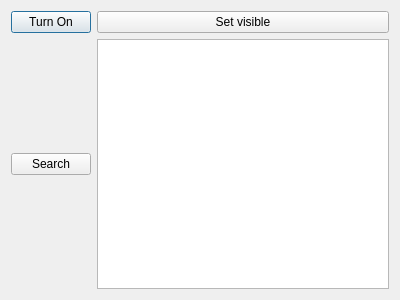
<?xml version="1.0" encoding="UTF-8"?>
<ui version="4.0">
 <class>BluetoothDialog</class>
 <widget class="QDialog" name="BluetoothDialog">
  <property name="geometry">
   <rect>
    <x>0</x>
    <y>0</y>
    <width>400</width>
    <height>300</height>
   </rect>
  </property>
  <property name="windowTitle">
   <string>Bluetooth</string>
  </property>
  <layout class="QGridLayout" name="gridLayout">
   <item row="0" column="0">
    <widget class="QPushButton" name="bltPowerPushButton">
     <property name="text">
      <string>Turn On</string>
     </property>
    </widget>
   </item>
   <item row="0" column="1">
    <widget class="QPushButton" name="visPushButton">
     <property name="text">
      <string>Set visible</string>
     </property>
    </widget>
   </item>
   <item row="1" column="0">
    <widget class="QPushButton" name="searchPushButton">
     <property name="text">
      <string>Search</string>
     </property>
    </widget>
   </item>
   <item row="1" column="1">
    <widget class="QTableWidget" name="bltTableWidget"/>
   </item>
  </layout>
 </widget>
 <resources/>
 <connections/>
</ui>
